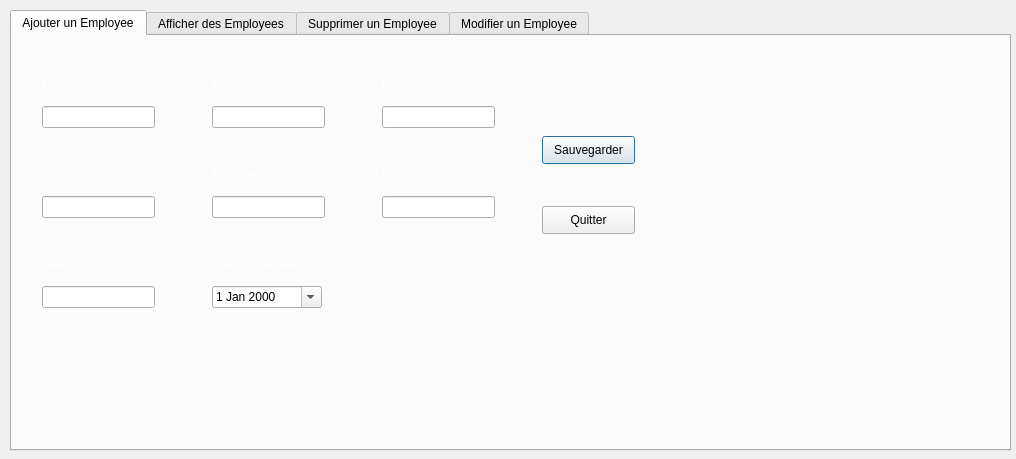
<?xml version="1.0" encoding="UTF-8"?>
<ui version="4.0">
 <class>GestionEmployee</class>
 <widget class="QDialog" name="GestionEmployee">
  <property name="geometry">
   <rect>
    <x>0</x>
    <y>0</y>
    <width>1016</width>
    <height>459</height>
   </rect>
  </property>
  <property name="windowTitle">
   <string>Gestion Employee</string>
  </property>
  <widget class="QTabWidget" name="tabWidget_2">
   <property name="geometry">
    <rect>
     <x>10</x>
     <y>10</y>
     <width>1001</width>
     <height>441</height>
    </rect>
   </property>
   <property name="currentIndex">
    <number>0</number>
   </property>
   <widget class="QWidget" name="tab_3">
    <attribute name="title">
     <string>Ajouter un Employee</string>
    </attribute>
    <widget class="QLabel" name="label">
     <property name="geometry">
      <rect>
       <x>30</x>
       <y>40</y>
       <width>71</width>
       <height>16</height>
      </rect>
     </property>
     <property name="font">
      <font>
       <family>Tahoma</family>
      </font>
     </property>
     <property name="text">
      <string>&lt;html&gt;&lt;head/&gt;&lt;body&gt;&lt;p&gt;&lt;span style=&quot; color:#ffffff;&quot;&gt;Matricule&lt;/span&gt;&lt;/p&gt;&lt;/body&gt;&lt;/html&gt;</string>
     </property>
    </widget>
    <widget class="QLineEdit" name="lineEdit_3">
     <property name="geometry">
      <rect>
       <x>370</x>
       <y>70</y>
       <width>113</width>
       <height>22</height>
      </rect>
     </property>
    </widget>
    <widget class="QLabel" name="label_2">
     <property name="geometry">
      <rect>
       <x>30</x>
       <y>130</y>
       <width>55</width>
       <height>16</height>
      </rect>
     </property>
     <property name="font">
      <font>
       <family>Tahoma</family>
      </font>
     </property>
     <property name="text">
      <string>&lt;html&gt;&lt;head/&gt;&lt;body&gt;&lt;p&gt;&lt;span style=&quot; color:#ffffff;&quot;&gt;CIN&lt;/span&gt;&lt;/p&gt;&lt;/body&gt;&lt;/html&gt;</string>
     </property>
    </widget>
    <widget class="QLabel" name="label_3">
     <property name="geometry">
      <rect>
       <x>30</x>
       <y>220</y>
       <width>55</width>
       <height>16</height>
      </rect>
     </property>
     <property name="font">
      <font>
       <family>Tahoma</family>
      </font>
     </property>
     <property name="text">
      <string>&lt;html&gt;&lt;head/&gt;&lt;body&gt;&lt;p&gt;&lt;span style=&quot; color:#ffffff;&quot;&gt;Adresse&lt;/span&gt;&lt;/p&gt;&lt;/body&gt;&lt;/html&gt;</string>
     </property>
    </widget>
    <widget class="QLineEdit" name="lineEdit_5">
     <property name="geometry">
      <rect>
       <x>200</x>
       <y>160</y>
       <width>113</width>
       <height>22</height>
      </rect>
     </property>
    </widget>
    <widget class="QLineEdit" name="lineEdit_4">
     <property name="geometry">
      <rect>
       <x>30</x>
       <y>160</y>
       <width>113</width>
       <height>22</height>
      </rect>
     </property>
    </widget>
    <widget class="QLabel" name="label_5">
     <property name="geometry">
      <rect>
       <x>200</x>
       <y>130</y>
       <width>71</width>
       <height>16</height>
      </rect>
     </property>
     <property name="font">
      <font>
       <family>Tahoma</family>
      </font>
     </property>
     <property name="text">
      <string>&lt;html&gt;&lt;head/&gt;&lt;body&gt;&lt;p&gt;&lt;span style=&quot; color:#ffffff;&quot;&gt;Telephone&lt;/span&gt;&lt;/p&gt;&lt;/body&gt;&lt;/html&gt;</string>
     </property>
    </widget>
    <widget class="QLineEdit" name="lineEdit">
     <property name="geometry">
      <rect>
       <x>30</x>
       <y>70</y>
       <width>113</width>
       <height>22</height>
      </rect>
     </property>
    </widget>
    <widget class="QLabel" name="label_6">
     <property name="geometry">
      <rect>
       <x>370</x>
       <y>130</y>
       <width>55</width>
       <height>16</height>
      </rect>
     </property>
     <property name="font">
      <font>
       <family>Tahoma</family>
      </font>
     </property>
     <property name="text">
      <string>&lt;html&gt;&lt;head/&gt;&lt;body&gt;&lt;p&gt;&lt;span style=&quot; color:#ffffff;&quot;&gt;Email&lt;/span&gt;&lt;/p&gt;&lt;/body&gt;&lt;/html&gt;</string>
     </property>
    </widget>
    <widget class="QLineEdit" name="lineEdit_2">
     <property name="geometry">
      <rect>
       <x>200</x>
       <y>70</y>
       <width>113</width>
       <height>22</height>
      </rect>
     </property>
    </widget>
    <widget class="QLineEdit" name="lineEdit_7">
     <property name="geometry">
      <rect>
       <x>30</x>
       <y>250</y>
       <width>113</width>
       <height>22</height>
      </rect>
     </property>
    </widget>
    <widget class="QLabel" name="label_4">
     <property name="geometry">
      <rect>
       <x>200</x>
       <y>40</y>
       <width>55</width>
       <height>16</height>
      </rect>
     </property>
     <property name="font">
      <font>
       <family>Tahoma</family>
      </font>
     </property>
     <property name="text">
      <string>&lt;html&gt;&lt;head/&gt;&lt;body&gt;&lt;p&gt;&lt;span style=&quot; color:#ffffff;&quot;&gt;Nom&lt;/span&gt;&lt;/p&gt;&lt;/body&gt;&lt;/html&gt;</string>
     </property>
    </widget>
    <widget class="QLabel" name="label_7">
     <property name="geometry">
      <rect>
       <x>370</x>
       <y>40</y>
       <width>55</width>
       <height>16</height>
      </rect>
     </property>
     <property name="font">
      <font>
       <family>Tahoma</family>
      </font>
     </property>
     <property name="text">
      <string>&lt;html&gt;&lt;head/&gt;&lt;body&gt;&lt;p&gt;&lt;span style=&quot; color:#ffffff;&quot;&gt;Prenom&lt;/span&gt;&lt;/p&gt;&lt;/body&gt;&lt;/html&gt;</string>
     </property>
    </widget>
    <widget class="QLineEdit" name="lineEdit_6">
     <property name="geometry">
      <rect>
       <x>370</x>
       <y>160</y>
       <width>113</width>
       <height>22</height>
      </rect>
     </property>
    </widget>
    <widget class="QPushButton" name="pushButton">
     <property name="geometry">
      <rect>
       <x>530</x>
       <y>100</y>
       <width>93</width>
       <height>28</height>
      </rect>
     </property>
     <property name="text">
      <string>Sauvegarder</string>
     </property>
    </widget>
    <widget class="QPushButton" name="pushButton_2">
     <property name="geometry">
      <rect>
       <x>530</x>
       <y>170</y>
       <width>93</width>
       <height>28</height>
      </rect>
     </property>
     <property name="text">
      <string>Quitter</string>
     </property>
    </widget>
    <widget class="QLabel" name="label_9">
     <property name="geometry">
      <rect>
       <x>200</x>
       <y>220</y>
       <width>111</width>
       <height>16</height>
      </rect>
     </property>
     <property name="font">
      <font>
       <family>Tahoma</family>
      </font>
     </property>
     <property name="text">
      <string>&lt;html&gt;&lt;head/&gt;&lt;body&gt;&lt;p&gt;&lt;span style=&quot; color:#ffffff;&quot;&gt;Date de naissance&lt;/span&gt;&lt;/p&gt;&lt;/body&gt;&lt;/html&gt;</string>
     </property>
    </widget>
    <widget class="QDateEdit" name="dateEdit_2">
     <property name="geometry">
      <rect>
       <x>200</x>
       <y>250</y>
       <width>110</width>
       <height>22</height>
      </rect>
     </property>
     <property name="calendarPopup">
      <bool>true</bool>
     </property>
    </widget>
    <widget class="QLabel" name="label_10">
     <property name="geometry">
      <rect>
       <x>-60</x>
       <y>0</y>
       <width>1061</width>
       <height>411</height>
      </rect>
     </property>
     <property name="text">
      <string>TextLabel</string>
     </property>
    </widget>
    <zorder>label_10</zorder>
    <zorder>label</zorder>
    <zorder>lineEdit_3</zorder>
    <zorder>label_2</zorder>
    <zorder>label_3</zorder>
    <zorder>lineEdit_5</zorder>
    <zorder>lineEdit_4</zorder>
    <zorder>label_5</zorder>
    <zorder>label_6</zorder>
    <zorder>lineEdit_2</zorder>
    <zorder>lineEdit_7</zorder>
    <zorder>label_4</zorder>
    <zorder>label_7</zorder>
    <zorder>lineEdit_6</zorder>
    <zorder>pushButton</zorder>
    <zorder>pushButton_2</zorder>
    <zorder>label_9</zorder>
    <zorder>dateEdit_2</zorder>
    <zorder>lineEdit</zorder>
   </widget>
   <widget class="QWidget" name="tab_4">
    <attribute name="title">
     <string>Afficher des Employees</string>
    </attribute>
    <widget class="QTableView" name="tableView">
     <property name="geometry">
      <rect>
       <x>11</x>
       <y>11</y>
       <width>831</width>
       <height>401</height>
      </rect>
     </property>
     <property name="dragEnabled">
      <bool>true</bool>
     </property>
     <property name="sortingEnabled">
      <bool>true</bool>
     </property>
    </widget>
    <widget class="QPushButton" name="pushButton_5">
     <property name="geometry">
      <rect>
       <x>870</x>
       <y>130</y>
       <width>93</width>
       <height>28</height>
      </rect>
     </property>
     <property name="text">
      <string>Export/Excel</string>
     </property>
    </widget>
    <widget class="QProgressBar" name="progressBar">
     <property name="geometry">
      <rect>
       <x>847</x>
       <y>380</y>
       <width>141</width>
       <height>23</height>
      </rect>
     </property>
     <property name="value">
      <number>0</number>
     </property>
    </widget>
    <widget class="QPushButton" name="pushButton_8">
     <property name="geometry">
      <rect>
       <x>870</x>
       <y>80</y>
       <width>93</width>
       <height>28</height>
      </rect>
     </property>
     <property name="text">
      <string>Rechercher</string>
     </property>
    </widget>
    <widget class="QLabel" name="label_19">
     <property name="geometry">
      <rect>
       <x>0</x>
       <y>0</y>
       <width>1001</width>
       <height>411</height>
      </rect>
     </property>
     <property name="text">
      <string/>
     </property>
    </widget>
    <zorder>label_19</zorder>
    <zorder>tableView</zorder>
    <zorder>pushButton_5</zorder>
    <zorder>progressBar</zorder>
    <zorder>pushButton_8</zorder>
   </widget>
   <widget class="QWidget" name="tab_5">
    <attribute name="title">
     <string>Supprimer un Employee</string>
    </attribute>
    <widget class="QLabel" name="label_8">
     <property name="geometry">
      <rect>
       <x>330</x>
       <y>140</y>
       <width>61</width>
       <height>16</height>
      </rect>
     </property>
     <property name="text">
      <string>&lt;html&gt;&lt;head/&gt;&lt;body&gt;&lt;p&gt;&lt;span style=&quot; color:#ffffff;&quot;&gt;Matricule&lt;/span&gt;&lt;/p&gt;&lt;/body&gt;&lt;/html&gt;</string>
     </property>
    </widget>
    <widget class="QLineEdit" name="lineEdit_8">
     <property name="geometry">
      <rect>
       <x>410</x>
       <y>140</y>
       <width>113</width>
       <height>22</height>
      </rect>
     </property>
    </widget>
    <widget class="QPushButton" name="pushButton_3">
     <property name="geometry">
      <rect>
       <x>420</x>
       <y>210</y>
       <width>93</width>
       <height>28</height>
      </rect>
     </property>
     <property name="text">
      <string>Supprimer</string>
     </property>
    </widget>
    <widget class="QLabel" name="label_20">
     <property name="geometry">
      <rect>
       <x>0</x>
       <y>0</y>
       <width>1001</width>
       <height>411</height>
      </rect>
     </property>
     <property name="text">
      <string/>
     </property>
    </widget>
    <zorder>label_20</zorder>
    <zorder>label_8</zorder>
    <zorder>lineEdit_8</zorder>
    <zorder>pushButton_3</zorder>
   </widget>
   <widget class="QWidget" name="tab_6">
    <attribute name="title">
     <string>Modifier un Employee</string>
    </attribute>
    <widget class="QLineEdit" name="lineEdit_9">
     <property name="geometry">
      <rect>
       <x>190</x>
       <y>130</y>
       <width>113</width>
       <height>22</height>
      </rect>
     </property>
    </widget>
    <widget class="QLineEdit" name="lineEdit_10">
     <property name="geometry">
      <rect>
       <x>360</x>
       <y>130</y>
       <width>113</width>
       <height>22</height>
      </rect>
     </property>
    </widget>
    <widget class="QLabel" name="label_11">
     <property name="geometry">
      <rect>
       <x>20</x>
       <y>190</y>
       <width>55</width>
       <height>16</height>
      </rect>
     </property>
     <property name="text">
      <string>&lt;html&gt;&lt;head/&gt;&lt;body&gt;&lt;p&gt;&lt;span style=&quot; color:#ffffff;&quot;&gt;Adresse&lt;/span&gt;&lt;/p&gt;&lt;/body&gt;&lt;/html&gt;</string>
     </property>
    </widget>
    <widget class="QLineEdit" name="lineEdit_11">
     <property name="geometry">
      <rect>
       <x>190</x>
       <y>40</y>
       <width>113</width>
       <height>22</height>
      </rect>
     </property>
    </widget>
    <widget class="QLineEdit" name="lineEdit_12">
     <property name="geometry">
      <rect>
       <x>20</x>
       <y>220</y>
       <width>113</width>
       <height>22</height>
      </rect>
     </property>
    </widget>
    <widget class="QLabel" name="label_12">
     <property name="geometry">
      <rect>
       <x>190</x>
       <y>100</y>
       <width>71</width>
       <height>16</height>
      </rect>
     </property>
     <property name="text">
      <string>&lt;html&gt;&lt;head/&gt;&lt;body&gt;&lt;p&gt;&lt;span style=&quot; color:#ffffff;&quot;&gt;Telephone&lt;/span&gt;&lt;/p&gt;&lt;/body&gt;&lt;/html&gt;</string>
     </property>
    </widget>
    <widget class="QLabel" name="label_13">
     <property name="geometry">
      <rect>
       <x>20</x>
       <y>10</y>
       <width>71</width>
       <height>16</height>
      </rect>
     </property>
     <property name="text">
      <string>&lt;!DOCTYPE HTML PUBLIC &quot;-//W3C//DTD HTML 4.0//EN&quot; &quot;http://www.w3.org/TR/REC-html40/strict.dtd&quot;&gt;
&lt;html&gt;&lt;head&gt;&lt;meta name=&quot;qrichtext&quot; content=&quot;1&quot; /&gt;&lt;style type=&quot;text/css&quot;&gt;
p, li { white-space: pre-wrap; }
&lt;/style&gt;&lt;/head&gt;&lt;body style=&quot; font-family:'MS Shell Dlg 2'; font-size:8pt; font-weight:400; font-style:normal;&quot;&gt;
&lt;p style=&quot; margin-top:0px; margin-bottom:0px; margin-left:0px; margin-right:0px; -qt-block-indent:0; text-indent:0px;&quot;&gt;&lt;span style=&quot; color:#ffffff;&quot;&gt;Matricule&lt;/span&gt;&lt;/p&gt;&lt;/body&gt;&lt;/html&gt;</string>
     </property>
    </widget>
    <widget class="QLabel" name="label_14">
     <property name="geometry">
      <rect>
       <x>20</x>
       <y>100</y>
       <width>55</width>
       <height>16</height>
      </rect>
     </property>
     <property name="text">
      <string>&lt;html&gt;&lt;head/&gt;&lt;body&gt;&lt;p&gt;&lt;span style=&quot; color:#ffffff;&quot;&gt;CIN&lt;/span&gt;&lt;/p&gt;&lt;/body&gt;&lt;/html&gt;</string>
     </property>
    </widget>
    <widget class="QLabel" name="label_15">
     <property name="geometry">
      <rect>
       <x>190</x>
       <y>190</y>
       <width>111</width>
       <height>16</height>
      </rect>
     </property>
     <property name="text">
      <string>&lt;html&gt;&lt;head/&gt;&lt;body&gt;&lt;p&gt;&lt;span style=&quot; color:#ffffff;&quot;&gt;Date de naissance&lt;/span&gt;&lt;/p&gt;&lt;/body&gt;&lt;/html&gt;</string>
     </property>
    </widget>
    <widget class="QLineEdit" name="lineEdit_13">
     <property name="geometry">
      <rect>
       <x>20</x>
       <y>130</y>
       <width>113</width>
       <height>22</height>
      </rect>
     </property>
    </widget>
    <widget class="QLabel" name="label_16">
     <property name="geometry">
      <rect>
       <x>360</x>
       <y>10</y>
       <width>55</width>
       <height>16</height>
      </rect>
     </property>
     <property name="text">
      <string>&lt;html&gt;&lt;head/&gt;&lt;body&gt;&lt;p&gt;&lt;span style=&quot; color:#ffffff;&quot;&gt;Prenom&lt;/span&gt;&lt;/p&gt;&lt;/body&gt;&lt;/html&gt;</string>
     </property>
    </widget>
    <widget class="QLabel" name="label_17">
     <property name="geometry">
      <rect>
       <x>360</x>
       <y>100</y>
       <width>55</width>
       <height>16</height>
      </rect>
     </property>
     <property name="text">
      <string>&lt;html&gt;&lt;head/&gt;&lt;body&gt;&lt;p&gt;&lt;span style=&quot; color:#ffffff;&quot;&gt;Email&lt;/span&gt;&lt;/p&gt;&lt;/body&gt;&lt;/html&gt;</string>
     </property>
    </widget>
    <widget class="QLabel" name="label_18">
     <property name="geometry">
      <rect>
       <x>190</x>
       <y>10</y>
       <width>55</width>
       <height>16</height>
      </rect>
     </property>
     <property name="text">
      <string>&lt;html&gt;&lt;head/&gt;&lt;body&gt;&lt;p&gt;&lt;span style=&quot; color:#ffffff;&quot;&gt;Nom&lt;/span&gt;&lt;/p&gt;&lt;/body&gt;&lt;/html&gt;</string>
     </property>
    </widget>
    <widget class="QLineEdit" name="lineEdit_14">
     <property name="geometry">
      <rect>
       <x>360</x>
       <y>40</y>
       <width>113</width>
       <height>22</height>
      </rect>
     </property>
    </widget>
    <widget class="QLineEdit" name="lineEdit_15">
     <property name="enabled">
      <bool>false</bool>
     </property>
     <property name="geometry">
      <rect>
       <x>20</x>
       <y>40</y>
       <width>113</width>
       <height>22</height>
      </rect>
     </property>
    </widget>
    <widget class="QDateEdit" name="dateEdit_3">
     <property name="geometry">
      <rect>
       <x>190</x>
       <y>220</y>
       <width>110</width>
       <height>22</height>
      </rect>
     </property>
     <property name="calendarPopup">
      <bool>true</bool>
     </property>
    </widget>
    <widget class="QTableView" name="tableView_2">
     <property name="geometry">
      <rect>
       <x>510</x>
       <y>20</y>
       <width>441</width>
       <height>381</height>
      </rect>
     </property>
    </widget>
    <widget class="QPushButton" name="pushButton_4">
     <property name="geometry">
      <rect>
       <x>370</x>
       <y>310</y>
       <width>93</width>
       <height>28</height>
      </rect>
     </property>
     <property name="text">
      <string>Sauvegarder</string>
     </property>
    </widget>
    <widget class="QLabel" name="label_21">
     <property name="geometry">
      <rect>
       <x>0</x>
       <y>0</y>
       <width>1001</width>
       <height>431</height>
      </rect>
     </property>
     <property name="text">
      <string/>
     </property>
    </widget>
    <zorder>label_21</zorder>
    <zorder>lineEdit_9</zorder>
    <zorder>lineEdit_10</zorder>
    <zorder>label_11</zorder>
    <zorder>lineEdit_11</zorder>
    <zorder>lineEdit_12</zorder>
    <zorder>label_12</zorder>
    <zorder>label_13</zorder>
    <zorder>label_14</zorder>
    <zorder>label_15</zorder>
    <zorder>lineEdit_13</zorder>
    <zorder>label_16</zorder>
    <zorder>label_17</zorder>
    <zorder>label_18</zorder>
    <zorder>lineEdit_14</zorder>
    <zorder>lineEdit_15</zorder>
    <zorder>dateEdit_3</zorder>
    <zorder>tableView_2</zorder>
    <zorder>pushButton_4</zorder>
   </widget>
  </widget>
 </widget>
 <resources/>
 <connections/>
</ui>
